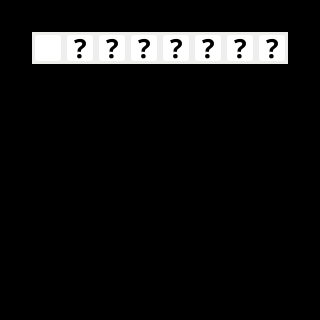

This is a level from a 2D game, rendered from its Tiled map with the project's own tilesets. A one-line summary and the complete map file follow:
An orthogonal 10x10 tile map with 32x32 px tiles, 1 tile layer (Calque de Tuiles 1).

<map version="1.5" tiledversion="1.7.0" orientation="orthogonal" renderorder="right-down" width="10" height="10" tilewidth="32" tileheight="32" infinite="0" nextlayerid="4" nextobjectid="2">
 <editorsettings>
  <export target="lvl5.csv" format="csv" />
 </editorsettings>
 <tileset firstgid="1" source="vbot_tilemap.tsx" />
 <layer id="1" name="Calque de Tuiles 1" width="10" height="10">
  <data encoding="csv">
4,4,4,4,4,4,4,4,4,4,
4,1,5,5,5,5,5,5,5,4,
4,4,4,4,4,4,4,4,4,4,
4,4,4,4,4,4,4,4,4,4,
4,4,4,4,4,4,4,4,4,4,
4,4,4,4,4,4,4,4,4,4,
4,4,4,4,4,4,4,4,4,4,
4,4,4,4,4,4,4,4,4,4,
4,4,4,4,4,4,4,4,4,4,
4,4,4,4,4,4,4,4,4,4
</data>
 </layer>
</map>
